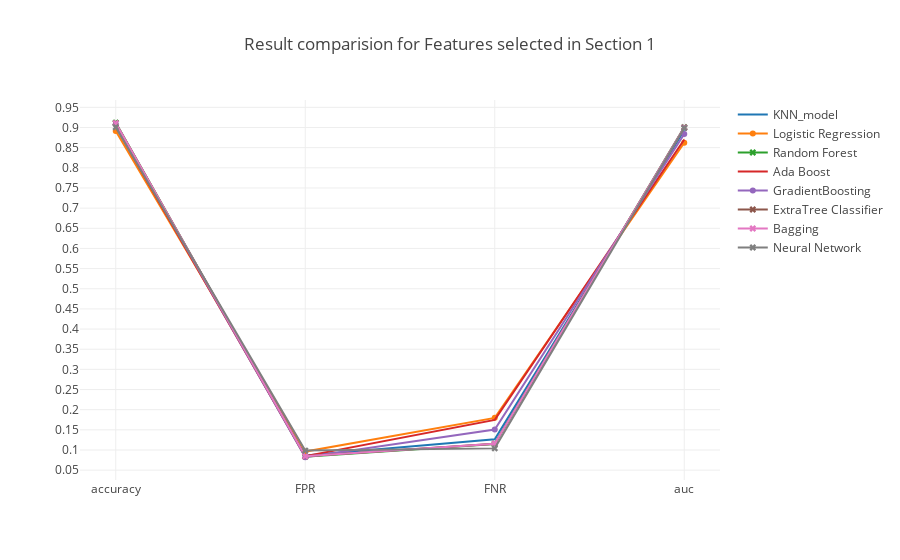

Notebook cell for this chart:
### Markdown cell above
### <a id='1.A' style="text-decoration : none; color : #000000;"> A Results</a>

### Code cell
trace0 = go.Scatter(x=table_80_50_test.iloc[0].index.values[[0,5,6,7]],
                    y=table_80_50_test.iloc[0].values[[0,5,6,7]],
                    mode = 'lines',
                    name = 'KNN_model')

trace1 = go.Scatter(x=table_80_50_test.iloc[1].index.values[[0,5,6,7]],
                    y=table_80_50_test.iloc[1].values[[0,5,6,7]],
                    mode = 'lines+markers',
                    name = 'Logistic Regression')

trace2 = go.Scatter(x=table_80_50_test.iloc[2].index.values[[0,5,6,7]],
                    y=table_80_50_test.iloc[2].values[[0,5,6,7]],
                    mode = 'lines+markers',marker=dict(symbol='x'),
                    name = 'Random Forest')


trace3 = go.Scatter(x=table_80_50_test.iloc[3].index.values[[0,5,6,7]],
                    y=table_80_50_test.iloc[3].values[[0,5,6,7]],
                    mode = 'lines',
                    name = 'Ada Boost')

trace4 = go.Scatter(x=table_80_50_test.iloc[4].index.values[[0,5,6,7]],
                    y=table_80_50_test.iloc[4].values[[0,5,6,7]],
                    mode = 'lines+markers',
                    name = 'GradientBoosting')

trace5 = go.Scatter(x=table_80_50_test.iloc[5].index.values[[0,5,6,7]],
                    y=table_80_50_test.iloc[5].values[[0,5,6,7]],
                    mode = 'lines+markers',marker=dict(symbol='x'),
                    name = 'ExtraTree Classifier')

trace6 = go.Scatter(x=table_80_50_test.iloc[6].index.values[[0,5,6,7]],
                    y=table_80_50_test.iloc[6].values[[0,5,6,7]],
                    mode = 'lines+markers',marker=dict(symbol='x'),
                    name = 'Bagging')

trace7 = go.Scatter(x=table_80_50_test.iloc[7].index.values[[0,5,6,7]],
                    y=table_80_50_test.iloc[7].values[[0,5,6,7]],
                    mode = 'lines+markers',marker=dict(symbol='x'),
                    name = 'Neural Network')



data = [trace0, trace1, trace2, trace3, trace4, trace5, trace6, trace7]
layout = go.Layout(yaxis=dict(tick0=0,dtick=0.05),title='Result comparision for Features selected in Section 1')
fig = go.Figure(data=data, layout=layout)

iplot(fig, filename='Result')

### Figure 1 — Plotly figure (JSON) as saved in the notebook; plotly's stock layout.template omitted (floating-point values rounded to 4 significant figures)
{"data": [{"mode": "lines", "name": "KNN_model", "type": "scatter", "uid": "0c8e232b-a24b-466d-acf1-16367abb7ce1", "x": ["accuracy", "FPR", "FNR", "auc"], "y": [0.9075, 0.0866, 0.1265, 0.8935]}, {"mode": "lines+markers", "name": "Logistic Regression", "type": "scatter", "uid": "79dfe1bd-6842-4f32-af3b-4f29ad2db27b", "x": ["accuracy", "FPR", "FNR", "auc"], "y": [0.8915, 0.09611, 0.1797, 0.8621]}, {"marker": {"symbol": "x"}, "mode": "lines+markers", "name": "Random Forest", "type": "scatter", "uid": "01868ee4-b49b-4193-a27e-6ff16a928c69", "x": ["accuracy", "FPR", "FNR", "auc"], "y": [0.9118, 0.08357, 0.1148, 0.9008]}, {"mode": "lines", "name": "Ada Boost", "type": "scatter", "uid": "dd375ec3-76ac-45c5-bbf0-89249f2d2ddb", "x": ["accuracy", "FPR", "FNR", "auc"], "y": [0.902, 0.08473, 0.1747, 0.8703]}, {"mode": "lines+markers", "name": "GradientBoosting", "type": "scatter", "uid": "aa952ce4-98d1-4a83-b39c-187b3b50157c", "x": ["accuracy", "FPR", "FNR", "auc"], "y": [0.9079, 0.08199, 0.1506, 0.8837]}, {"marker": {"symbol": "x"}, "mode": "lines+markers", "name": "ExtraTree Classifier", "type": "scatter", "uid": "69acb935-3326-481a-8df2-0afd7e10c49a", "x": ["accuracy", "FPR", "FNR", "auc"], "y": [0.9111, 0.08429, 0.1156, 0.9]}, {"marker": {"symbol": "x"}, "mode": "lines+markers", "name": "Bagging", "type": "scatter", "uid": "1cb209e9-d6d8-4b0d-b383-1920546f64cc", "x": ["accuracy", "FPR", "FNR", "auc"], "y": [0.911, 0.08444, 0.1156, 0.9]}, {"marker": {"symbol": "x"}, "mode": "lines+markers", "name": "Neural Network", "type": "scatter", "uid": "3b0e8983-b62b-4edd-8d5c-562d358bd8fb", "x": ["accuracy", "FPR", "FNR", "auc"], "y": [0.9006, 0.09856, 0.104, 0.8987]}], "layout": {"title": "Result comparision for Features selected in Section 1", "yaxis": {"dtick": 0.05, "tick0": 0}}}
